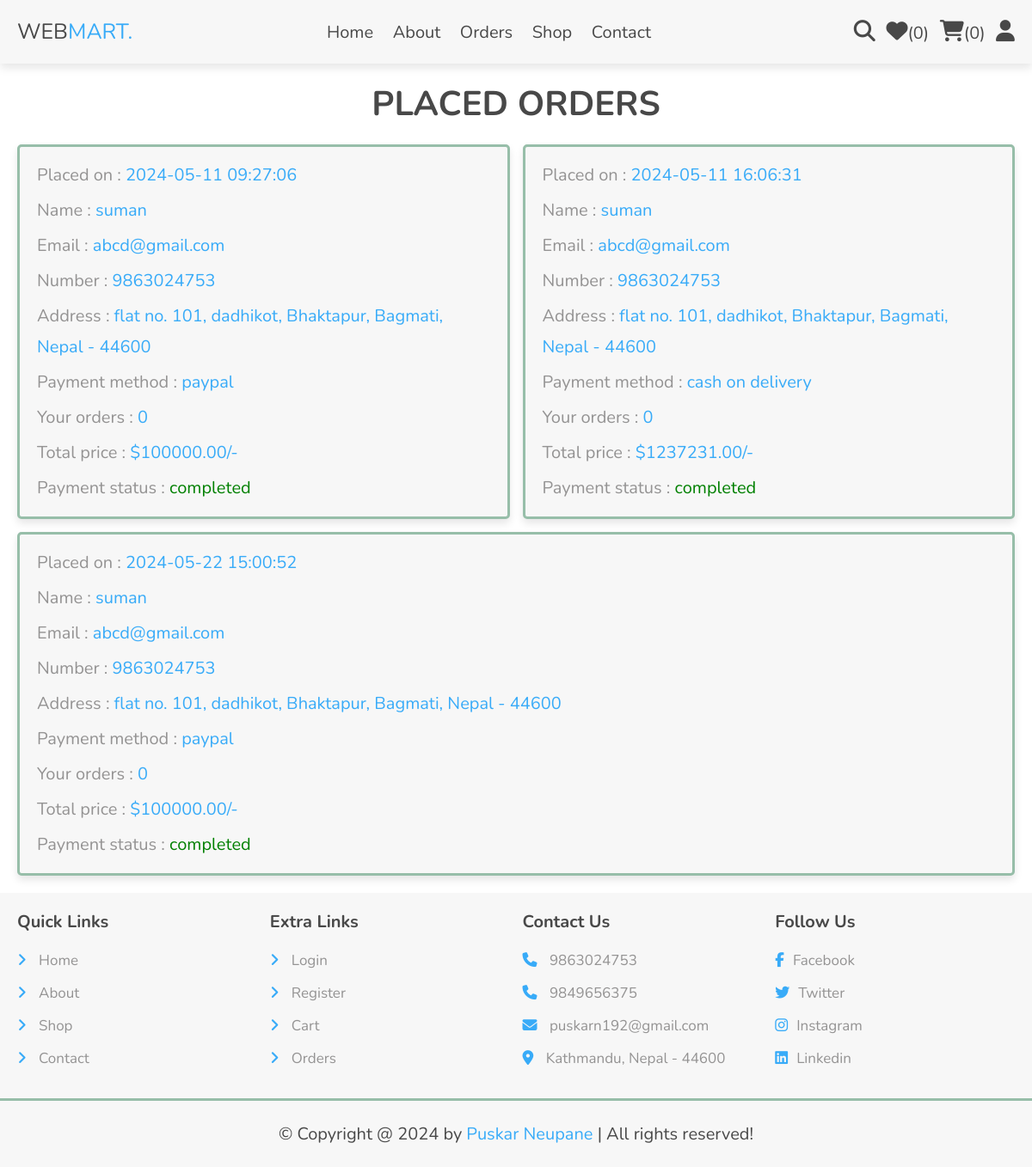
Screenshot of /ecom/interface/orders.php (signed in) with the database file from the repository.
### tables this page shows
CREATE TABLE `orders` (
  `id` int(11) NOT NULL,
  `user_id` int(11) DEFAULT NULL,
  `placed_on` timestamp NOT NULL DEFAULT current_timestamp(),
  `name` varchar(255) NOT NULL,
  `email` varchar(255) NOT NULL,
  `number` varchar(20) NOT NULL,
  `address` text NOT NULL,
  `method` varchar(50) NOT NULL,
  `total_products` int(11) NOT NULL,
  `total_price` decimal(10,2) NOT NULL,
  `payment_status` enum('pending','completed') NOT NULL DEFAULT 'pending'
);

### ecom/interface/orders.php (the view, shortened to what this page needs)
<?php
include '../include/connect.php';
if(isset($_SESSION['user_id'])){
    $user_id = $_SESSION['user_id'];
}
else{
    $user_id='';
};
?>
<!DOCTYPE html>
<html lang="en">
<head>
    <link rel="stylesheet" href="https://cdnjs.cloudflare.com/ajax/libs/font-awesome/6.4.2/css/all.min.css">
    <link rel="stylesheet" href="../css/user_style.css">
</head>
<body>
<?php include '../include/user_header.php'; ?>
<section class="orders">
   <h1 class="heading">Placed Orders</h1>
   <div class="box-container">
   <?php
      if($user_id == ''){
         echo '<p class="empty">Please login to see your orders</p>';
      }else{
         $select_orders = $conn->prepare("SELECT * FROM `orders` WHERE user_id = ?");
         $select_orders->execute([$user_id]);
         if($select_orders->rowCount() > 0){
            while($fetch_orders = $select_orders->fetch(PDO::FETCH_ASSOC)){
   ?>
   <div class="box">
      <p>Placed on : <span><?= $fetch_orders['placed_on']; ?></span></p>
      <p>Name : <span><?= $fetch_orders['name']; ?></span></p>
      <p>Email : <span><?= $fetch_orders['email']; ?></span></p>
      <p>Number : <span><?= $fetch_orders['number']; ?></span></p>
      <p>Address : <span><?= $fetch_orders['address']; ?></span></p>
      <p>Payment method : <span><?= $fetch_orders['method']; ?></span></p>
      <p>Your orders : <span><?= $fetch_orders['total_products']; ?></span></p>
      <p>Total price : <span>$<?= $fetch_orders['total_price']; ?>/-</span></p>
      <p> Payment status : <span style="color:<?php if($fetch_orders['payment_status'] == 'pending'){ echo 'red'; }else{ echo 'green'; }; ?>"><?= $fetch_orders['payment_status']; ?></span> </p>
   </div>
   <?php
      }
      }else{
         echo '<p class="empty">No orders placed yet!</p>';
      }
      }
   ?>
   </div>
</section>
<?php include '../include/footer.php'; ?>
</body>
</html>

### ecom/css/user_style.css (style rules this page uses)
:root { --main-color:#38abf8; --red:#d64e3f; --orange:#ce902c; --black:#484848; --white:#f7f7f7; --light-bg:#fdf3f3; --light-color:#949393; --border:.3rem solid #97bea9; --box-shadow:0 .5rem 1rem rgba(0, 0, 0, 0.1); --btn-color: #032c54; --sec-color:#d5f1dd; }
* { font-family: 'Nunito', sans-serif; margin:0; padding:0; box-sizing: border-box; outline: none; border:none; text-decoration: none; }
html { height: 100%; font-size: 62.5%; overflow-x: hidden; }
body { background-color: #fff; position: relative; min-height: 100%; }
section { padding:2rem; max-width: 1200px; margin:0 auto; }
.heading { font-size: 4rem; color:var(--black); margin-bottom: 2rem; text-align: center; text-transform: uppercase; }
.orders .box-container { display: flex; flex-wrap: wrap; gap:1.5rem; align-items: flex-start; }
.orders .box-container .box { padding:1rem 2rem; flex:1 1 40rem; border:var(--border); background-color: var(--white); box-shadow: var(--box-shadow); border-radius: .5rem; }
.orders .box-container .box p { margin:.5rem 0; line-height: 1.8; font-size: 2rem; color:var(--light-color); }
.orders .box-container .box p span { color:var(--main-color); }

### rows the page displays
orders: placed_on "2024-05-11 09:27:06", name "suman", email "abcd@gmail.com", number "9863024753", address "flat no. 101, dadhikot, Bhaktapur, Bagmati, Nepal - 44600", method "paypal", total_products "0", total_price "100000.00", payment_status "completed"
orders: placed_on "2024-05-11 16:06:31", name "suman", email "abcd@gmail.com", number "9863024753", address "flat no. 101, dadhikot, Bhaktapur, Bagmati, Nepal - 44600", method "cash on delivery", total_products "0", total_price "1237231.00", payment_status "completed"
orders: placed_on "2024-05-22 15:00:52", name "suman", email "abcd@gmail.com", number "9863024753", address "flat no. 101, dadhikot, Bhaktapur, Bagmati, Nepal - 44600", method "paypal", total_products "0", total_price "100000.00", payment_status "completed"

### other values shown
$total_wishlist_counts "0"
$total_cart_counts "0"
